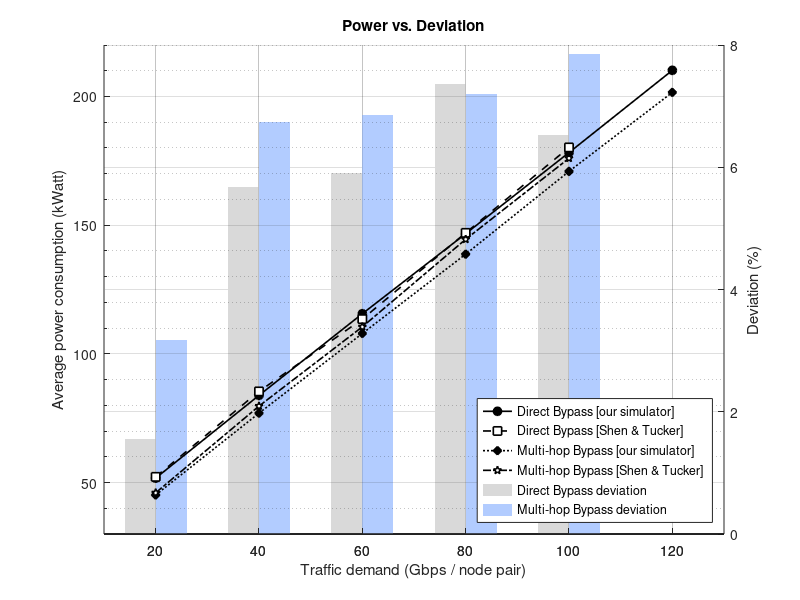

The MATLAB script that drew this image:

close all; clf;

## --- Data ---------------------------------------------------------------
dDeliY =    [51.706;83.863;115.590;146.676;178.204;210.157];
dSTY   =    [52.200;85.400;113.500;147.000;180.200;NaN];
mDeliY =    [45.162;76.951;107.914;138.719;170.898;201.591];
mSTY   =    [46.000;79.700;110.500;144.500;176.000;NaN];

dDeliDevY = [01.550;05.670;005.910;007.360;006.530;NaN];
mDeliDevY = [03.180;06.740;006.850;007.200;007.850;NaN];

x = 1:6;
labels = {"20","40","60","80","100","120"};

axBars = axes();  % create first, so it stays at the back
hold(axBars, "on");

bh1 = bar(axBars, x-0.15, dDeliDevY, 0.3, "FaceColor", [0.85 0.85 0.85], "EdgeColor", "none");
bh2 = bar(axBars, x+0.15, mDeliDevY, 0.3, "FaceColor", [0.70 0.80 1.00], "EdgeColor", "none");

xlim(axBars, [0.5 6.5]);
ylim(axBars, [0 8]);
set(axBars, "XTick", x, "XTickLabel", labels);
set(axBars, "YAxisLocation", "right");   % right y-axis
ylabel(axBars, "Deviation (%)");
xlabel(axBars, "Traffic demand (Gbps / node pair)");

grid(axBars, "on");  % grid from bars axis (optional)

pos = get(axBars, "Position");
axLines = axes("Position", pos, "Color", "none");  % transparent background
hold(axLines, "on");

ph1 = plot(axLines, x, dDeliY, "k-o", "LineWidth", 1.2, "MarkerFaceColor", "k");
ph2 = plot(axLines, x, dSTY,   "k--s", "LineWidth", 1.2, "MarkerFaceColor", "w");
ph3 = plot(axLines, x, mDeliY, "k:d", "LineWidth", 1.2, "MarkerFaceColor", "k");
ph4 = plot(axLines, x, mSTY,   "k-.p", "LineWidth", 1.2, "MarkerFaceColor", "w");

xlim(axLines, [0.5 6.5]);
ylim(axLines, [30 220]);
set(axLines, "XTick", x, "XTickLabel", labels);  % keep ticks aligned

ylabel(axLines, "Average power consumption (kWatt)");

grid(axLines, "on");
set(axLines, "YMinorTick", "on");
set(axLines, "YMinorGrid", "on");

title(axLines, "Power vs. Deviation");

legend(axLines, [ph1 ph2 ph3 ph4 bh1 bh2], ...
  {"Direct Bypass [our simulator]", ...
   "Direct Bypass [Shen & Tucker]", ...
   "Multi-hop Bypass [our simulator]", ...
   "Multi-hop Bypass [Shen & Tucker]", ...
   "Direct Bypass deviation", ...
   "Multi-hop Bypass deviation"}, ...
  "Location", "southeast");

set(axLines, "Position", get(axBars, "Position"));

